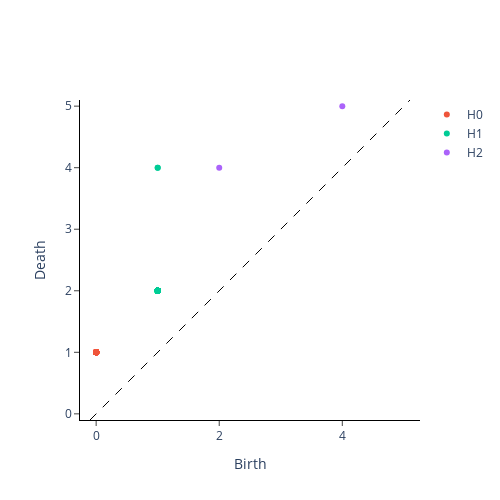

Notebook code cell kept with this figure:
### Code cell
# This functions prepares the grid matrix with boundary identification
def make_klein_matrix(rows, cols):
    n = rows * cols
    M = np.zeros((n, n))
    for r in range(rows):
        for c in range(cols):
            i = r * cols + c
            # Two inner diagonals
            if c > 0: M[i - 1, i] = M[i, i - 1] = 1
            # Two outer diagonals
            if r > 0: M[i - cols, i] = M[i, i - cols] = 1
            # vertical boundary identification
            if c == 0: M[i + cols - 1, i] = M[i, i + cols - 1] = 1
            # horizontal twisted boundary identification
            if r == 0: M[n - i - 1, i] = M[i, n - i - 1] = 1
                
    return M

M = make_klein_matrix(10, 10)

# computing the distance matrix of the points over the Klein bottle

klein = graph_shortest_path(M)

# Plot of the distance matrix
VietorisRipsPersistence(metric='precomputed', homology_dimensions=[0, 1, 2]).fit_transform_plot([klein]);

### Figure 1 — Plotly figure (JSON) as saved in the notebook; plotly's stock layout.template omitted (floating-point values rounded to 4 significant figures)
{"data": [{"hoverinfo": "none", "line": {"color": "black", "dash": "dash", "width": 1}, "mode": "lines", "showlegend": false, "type": "scatter", "x": [-0.1, 5.1], "y": [-0.1, 5.1]}, {"hoverinfo": "text", "hovertext": ["(0.0, 1.0), multiplicity: 99", "(0.0, 1.0), multiplicity: 99", "(0.0, 1.0), multiplicity: 99", "(0.0, 1.0), multiplicity: 99", "(0.0, 1.0), multiplicity: 99", "(0.0, 1.0), multiplicity: 99", "(0.0, 1.0), multiplicity: 99", "(0.0, 1.0), multiplicity: 99", "(0.0, 1.0), multiplicity: 99", "(0.0, 1.0), multiplicity: 99", "(0.0, 1.0), multiplicity: 99", "(0.0, 1.0), multiplicity: 99", "(0.0, 1.0), multiplicity: 99", "(0.0, 1.0), multiplicity: 99", "(0.0, 1.0), multiplicity: 99", "(0.0, 1.0), multiplicity: 99", "(0.0, 1.0), multiplicity: 99", "(0.0, 1.0), multiplicity: 99", "(0.0, 1.0), multiplicity: 99", "(0.0, 1.0), multiplicity: 99", "(0.0, 1.0), multiplicity: 99", "(0.0, 1.0), multiplicity: 99", "(0.0, 1.0), multiplicity: 99", "(0.0, 1.0), multiplicity: 99", "(0.0, 1.0), multiplicity: 99", "(0.0, 1.0), multiplicity: 99", "(0.0, 1.0), multiplicity: 99", "(0.0, 1.0), multiplicity: 99", "(0.0, 1.0), multiplicity: 99", "(0.0, 1.0), multiplicity: 99", "(0.0, 1.0), multiplicity: 99", "(0.0, 1.0), multiplicity: 99", "(0.0, 1.0), multiplicity: 99", "(0.0, 1.0), multiplicity: 99", "(0.0, 1.0), multiplicity: 99", "(0.0, 1.0), multiplicity: 99", "(0.0, 1.0), multiplicity: 99", "(0.0, 1.0), multiplicity: 99", "(0.0, 1.0), multiplicity: 99", "(0.0, 1.0), multiplicity: 99", "(0.0, 1.0), multiplicity: 99", "(0.0, 1.0), multiplicity: 99", "(0.0, 1.0), multiplicity: 99", "(0.0, 1.0), multiplicity: 99", "(0.0, 1.0), multiplicity: 99", "(0.0, 1.0), multiplicity: 99", "(0.0, 1.0), multiplicity: 99", "(0.0, 1.0), multiplicity: 99", "(0.0, 1.0), multiplicity: 99", "(0.0, 1.0), multiplicity: 99", "(0.0, 1.0), multiplicity: 99", "(0.0, 1.0), multiplicity: 99", "(0.0, 1.0), multiplicity: 99", "(0.0, 1.0), multiplicity: 99", "(0.0, 1.0), multiplicity: 99", "(0.0, 1.0), multiplicity: 99", "(0.0, 1.0), multiplicity: 99", "(0.0, 1.0), multiplicity: 99", "(0.0, 1.0), multiplicity: 99", "(0.0, 1.0), multiplicity: 99", "(0.0, 1.0), multiplicity: 99", "(0.0, 1.0), multiplicity: 99", "(0.0, 1.0), multiplicity: 99", "(0.0, 1.0), multiplicity: 99", "(0.0, 1.0), multiplicity: 99", "(0.0, 1.0), multiplicity: 99", "(0.0, 1.0), multiplicity: 99", "(0.0, 1.0), multiplicity: 99", "(0.0, 1.0), multiplicity: 99", "(0.0, 1.0), multiplicity: 99", "(0.0, 1.0), multiplicity: 99", "(0.0, 1.0), multiplicity: 99", "(0.0, 1.0), multiplicity: 99", "(0.0, 1.0), multiplicity: 99", "(0.0, 1.0), multiplicity: 99", "(0.0, 1.0), multiplicity: 99", "(0.0, 1.0), multiplicity: 99", "(0.0, 1.0), multiplicity: 99", "(0.0, 1.0), multiplicity: 99", "(0.0, 1.0), multiplicity: 99", "(0.0, 1.0), multiplicity: 99", "(0.0, 1.0), multiplicity: 99", "(0.0, 1.0), multiplicity: 99", "(0.0, 1.0), multiplicity: 99", "(0.0, 1.0), multiplicity: 99", "(0.0, 1.0), multiplicity: 99", "(0.0, 1.0), multiplicity: 99", "(0.0, 1.0), multiplicity: 99", "(0.0, 1.0), multiplicity: 99", "(0.0, 1.0), multiplicity: 99", "(0.0, 1.0), multiplicity: 99", "(0.0, 1.0), multiplicity: 99", "(0.0, 1.0), multiplicity: 99", "(0.0, 1.0), multiplicity: 99", "(0.0, 1.0), multiplicity: 99", "(0.0, 1.0), multiplicity: 99", "(0.0, 1.0), multiplicity: 99", "(0.0, 1.0), multiplicity: 99", "(0.0, 1.0), multiplicity: 99"], "mode": "markers", "name": "H0", "type": "scatter", "x": [0, 0, 0, 0, 0, 0, 0, 0, 0, 0, 0, 0, 0, 0, 0, 0, 0, 0, 0, 0, 0, 0, 0, 0, 0, 0, 0, 0, 0, 0, 0, 0, 0, 0, 0, 0, 0, 0, 0, 0, 0, 0, 0, 0, 0, 0, 0, 0, 0, 0, 0, 0, 0, 0, 0, 0, 0, 0, 0, 0, 0, 0, 0, 0, 0, 0, 0, 0, 0, 0, 0, 0, 0, 0, 0, 0, 0, 0, 0, 0, 0, 0, 0, 0, 0, 0, 0, 0, 0, 0, 0, 0, 0, 0, 0, 0, 0, 0, 0], "y": [1, 1, 1, 1, 1, 1, 1, 1, 1, 1, 1, 1, 1, 1, 1, 1, 1, 1, 1, 1, 1, 1, 1, 1, 1, 1, 1, 1, 1, 1, 1, 1, 1, 1, 1, 1, 1, 1, 1, 1, 1, 1, 1, 1, 1, 1, 1, 1, 1, 1, 1, 1, 1, 1, 1, 1, 1, 1, 1, 1, 1, 1, 1, 1, 1, 1, 1, 1, 1, 1, 1, 1, 1, 1, 1, 1, 1, 1, 1, 1, 1, 1, 1, 1, 1, 1, 1, 1, 1, 1, 1, 1, 1, 1, 1, 1, 1, 1, 1]}, {"hoverinfo": "text", "hovertext": ["(1.0, 2.0), multiplicity: 99", "(1.0, 2.0), multiplicity: 99", "(1.0, 2.0), multiplicity: 99", "(1.0, 2.0), multiplicity: 99", "(1.0, 2.0), multiplicity: 99", "(1.0, 2.0), multiplicity: 99", "(1.0, 2.0), multiplicity: 99", "(1.0, 2.0), multiplicity: 99", "(1.0, 2.0), multiplicity: 99", "(1.0, 2.0), multiplicity: 99", "(1.0, 2.0), multiplicity: 99", "(1.0, 2.0), multiplicity: 99", "(1.0, 2.0), multiplicity: 99", "(1.0, 2.0), multiplicity: 99", "(1.0, 2.0), multiplicity: 99", "(1.0, 2.0), multiplicity: 99", "(1.0, 2.0), multiplicity: 99", "(1.0, 2.0), multiplicity: 99", "(1.0, 2.0), multiplicity: 99", "(1.0, 2.0), multiplicity: 99", "(1.0, 2.0), multiplicity: 99", "(1.0, 2.0), multiplicity: 99", "(1.0, 2.0), multiplicity: 99", "(1.0, 2.0), multiplicity: 99", "(1.0, 2.0), multiplicity: 99", "(1.0, 2.0), multiplicity: 99", "(1.0, 2.0), multiplicity: 99", "(1.0, 4.0), multiplicity: 2", "(1.0, 2.0), multiplicity: 99", "(1.0, 2.0), multiplicity: 99", "(1.0, 2.0), multiplicity: 99", "(1.0, 2.0), multiplicity: 99", "(1.0, 2.0), multiplicity: 99", "(1.0, 2.0), multiplicity: 99", "(1.0, 2.0), multiplicity: 99", "(1.0, 2.0), multiplicity: 99", "(1.0, 2.0), multiplicity: 99", "(1.0, 2.0), multiplicity: 99", "(1.0, 2.0), multiplicity: 99", "(1.0, 2.0), multiplicity: 99", "(1.0, 2.0), multiplicity: 99", "(1.0, 2.0), multiplicity: 99", "(1.0, 2.0), multiplicity: 99", "(1.0, 2.0), multiplicity: 99", "(1.0, 2.0), multiplicity: 99", "(1.0, 2.0), multiplicity: 99", "(1.0, 2.0), multiplicity: 99", "(1.0, 2.0), multiplicity: 99", "(1.0, 2.0), multiplicity: 99", "(1.0, 2.0), multiplicity: 99", "(1.0, 2.0), multiplicity: 99", "(1.0, 2.0), multiplicity: 99", "(1.0, 2.0), multiplicity: 99", "(1.0, 2.0), multiplicity: 99", "(1.0, 2.0), multiplicity: 99", "(1.0, 2.0), multiplicity: 99", "(1.0, 2.0), multiplicity: 99", "(1.0, 2.0), multiplicity: 99", "(1.0, 2.0), multiplicity: 99", "(1.0, 2.0), multiplicity: 99", "(1.0, 2.0), multiplicity: 99", "(1.0, 2.0), multiplicity: 99", "(1.0, 2.0), multiplicity: 99", "(1.0, 2.0), multiplicity: 99", "(1.0, 2.0), multiplicity: 99", "(1.0, 2.0), multiplicity: 99", "(1.0, 2.0), multiplicity: 99", "(1.0, 2.0), multiplicity: 99", "(1.0, 2.0), multiplicity: 99", "(1.0, 2.0), multiplicity: 99", "(1.0, 2.0), multiplicity: 99", "(1.0, 2.0), multiplicity: 99", "(1.0, 2.0), multiplicity: 99", "(1.0, 2.0), multiplicity: 99", "(1.0, 2.0), multiplicity: 99", "(1.0, 2.0), multiplicity: 99", "(1.0, 2.0), multiplicity: 99", "(1.0, 2.0), multiplicity: 99", "(1.0, 2.0), multiplicity: 99", "(1.0, 2.0), multiplicity: 99", "(1.0, 2.0), multiplicity: 99", "(1.0, 2.0), multiplicity: 99", "(1.0, 2.0), multiplicity: 99", "(1.0, 2.0), multiplicity: 99", "(1.0, 2.0), multiplicity: 99", "(1.0, 2.0), multiplicity: 99", "(1.0, 2.0), multiplicity: 99", "(1.0, 2.0), multiplicity: 99", "(1.0, 2.0), multiplicity: 99", "(1.0, 2.0), multiplicity: 99", "(1.0, 2.0), multiplicity: 99", "(1.0, 2.0), multiplicity: 99", "(1.0, 2.0), multiplicity: 99", "(1.0, 2.0), multiplicity: 99", "(1.0, 2.0), multiplicity: 99", "(1.0, 2.0), multiplicity: 99", "(1.0, 2.0), multiplicity: 99", "(1.0, 2.0), multiplicity: 99", "(1.0, 2.0), multiplicity: 99", "(1.0, 2.0), multiplicity: 99", "(1.0, 4.0), multiplicity: 2"], "mode": "markers", "name": "H1", "type": "scatter", "x": [1, 1, 1, 1, 1, 1, 1, 1, 1, 1, 1, 1, 1, 1, 1, 1, 1, 1, 1, 1, 1, 1, 1, 1, 1, 1, 1, 1, 1, 1, 1, 1, 1, 1, 1, 1, 1, 1, 1, 1, 1, 1, 1, 1, 1, 1, 1, 1, 1, 1, 1, 1, 1, 1, 1, 1, 1, 1, 1, 1, 1, 1, 1, 1, 1, 1, 1, 1, 1, 1, 1, 1, 1, 1, 1, 1, 1, 1, 1, 1, 1, 1, 1, 1, 1, 1, 1, 1, 1, 1, 1, 1, 1, 1, 1, 1, 1, 1, 1, 1, 1], "y": [2, 2, 2, 2, 2, 2, 2, 2, 2, 2, 2, 2, 2, 2, 2, 2, 2, 2, 2, 2, 2, 2, 2, 2, 2, 2, 2, 4, 2, 2, 2, 2, 2, 2, 2, 2, 2, 2, 2, 2, 2, 2, 2, 2, 2, 2, 2, 2, 2, 2, 2, 2, 2, 2, 2, 2, 2, 2, 2, 2, 2, 2, 2, 2, 2, 2, 2, 2, 2, 2, 2, 2, 2, 2, 2, 2, 2, 2, 2, 2, 2, 2, 2, 2, 2, 2, 2, 2, 2, 2, 2, 2, 2, 2, 2, 2, 2, 2, 2, 2, 4]}, {"hoverinfo": "text", "hovertext": ["(4.0, 5.0)", "(2.0, 4.0)"], "mode": "markers", "name": "H2", "type": "scatter", "x": [4, 2], "y": [5, 4]}], "layout": {"height": 500, "plot_bgcolor": "white", "width": 500, "xaxis": {"autorange": false, "domain": [0, 1], "exponentformat": "e", "linecolor": "black", "linewidth": 1, "mirror": false, "range": [-0.2463, 5.246], "showexponent": "all", "showline": true, "side": "bottom", "ticks": "outside", "title": {"text": "Birth"}, "type": "linear", "zeroline": true}, "yaxis": {"autorange": false, "domain": [0, 1], "exponentformat": "e", "linecolor": "black", "linewidth": 1, "mirror": false, "range": [-0.1, 5.1], "scaleanchor": "x", "scaleratio": 1, "showexponent": "all", "showline": true, "side": "left", "ticks": "outside", "title": {"text": "Death"}, "type": "linear", "zeroline": true}}}
